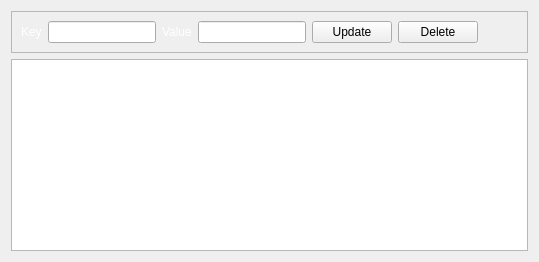
            <widget class="QWidget" name="pVariable">
             <property name="styleSheet">
              <string notr="true">#pVariable
{	
	background-color: rgb(40, 40, 43);
}</string>
             </property>
             <layout class="QVBoxLayout" name="verticalLayout_4">
              <item>
               <widget class="QFrame" name="fVar">
                <property name="minimumSize">
                 <size>
                  <width>0</width>
                  <height>25</height>
                 </size>
                </property>
                <property name="styleSheet">
                 <string notr="true">QLabel
{	
	color: rgb(255, 255, 255);
}</string>
                </property>
                <property name="frameShape">
                 <enum>QFrame::StyledPanel</enum>
                </property>
                <property name="frameShadow">
                 <enum>QFrame::Raised</enum>
                </property>
                <layout class="QHBoxLayout" name="horizontalLayout_14">
                 <item>
                  <widget class="QLabel" name="label_12">
                   <property name="text">
                    <string>Key</string>
                   </property>
                  </widget>
                 </item>
                 <item>
                  <widget class="QLineEdit" name="leUpdateKey"/>
                 </item>
                 <item>
                  <widget class="QLabel" name="label_13">
                   <property name="text">
                    <string>Value</string>
                   </property>
                  </widget>
                 </item>
                 <item>
                  <widget class="QLineEdit" name="leUpdateValue"/>
                 </item>
                 <item>
                  <widget class="QPushButton" name="pbUpdateVarDisplay">
                   <property name="text">
                    <string>Update</string>
                   </property>
                  </widget>
                 </item>
                 <item>
                  <widget class="QPushButton" name="pbDeleteSelectedVar">
                   <property name="text">
                    <string>Delete</string>
                   </property>
                  </widget>
                 </item>
                 <item>
                  <spacer name="horizontalSpacer_7">
                   <property name="orientation">
                    <enum>Qt::Horizontal</enum>
                   </property>
                   <property name="sizeHint" stdset="0">
                    <size>
                     <width>40</width>
                     <height>20</height>
                    </size>
                   </property>
                  </spacer>
                 </item>
                </layout>
               </widget>
              </item>
              <item>
               <widget class="QTreeView" name="tvVariables">
                <property name="alternatingRowColors">
                 <bool>true</bool>
                </property>
                <attribute name="headerCascadingSectionResizes">
                 <bool>false</bool>
                </attribute>
               </widget>
              </item>
             </layout>
            </widget>
